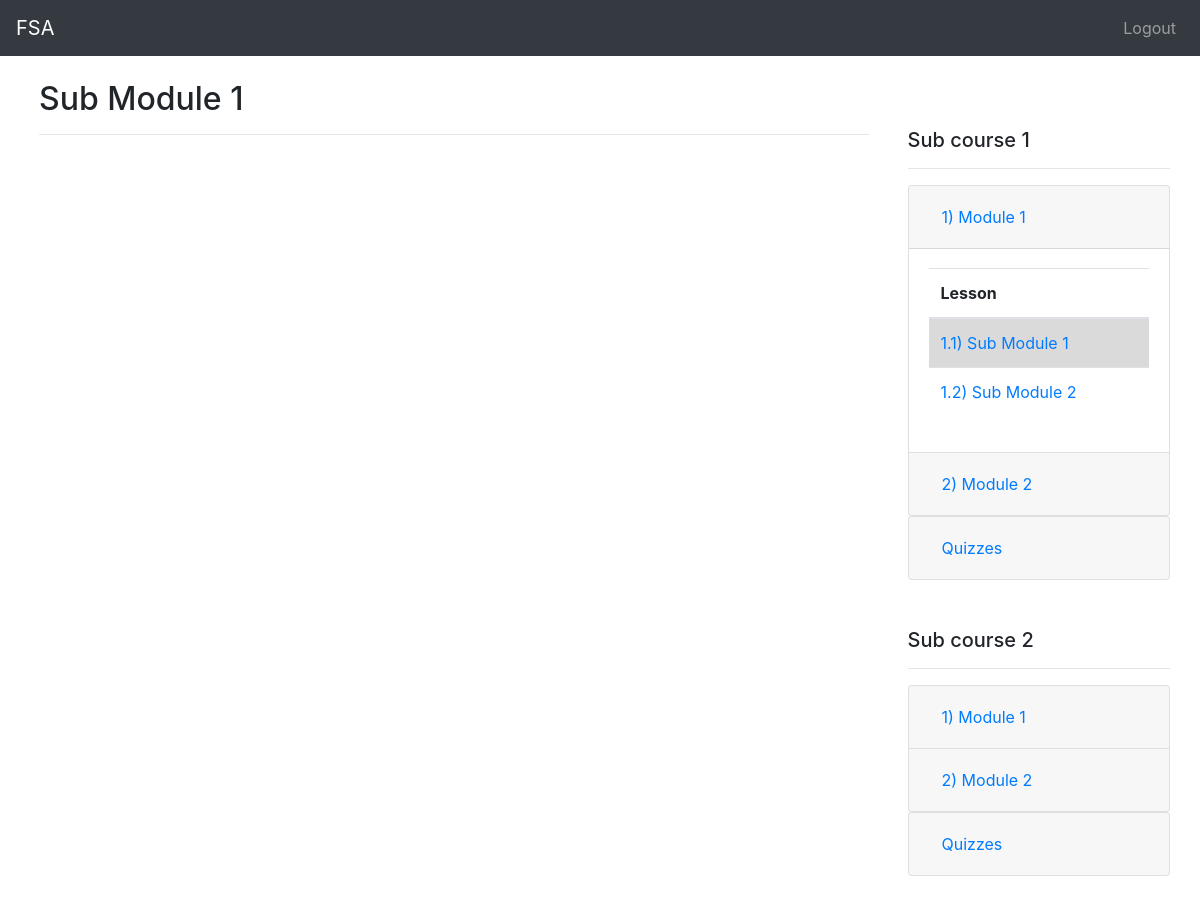
Page /course/1/course-1/learn/1 (signed in) on the committed database.
### course/models.py (models this page shows, shortened)
class Sub_Module(models.Model):
    title = models.CharField(max_length=255)
    html_content = models.TextField(blank=True, null=True)
    video_url = models.TextField(blank=True, null=True)
    order = models.IntegerField()
    module = models.ForeignKey(Module, on_delete=models.CASCADE, related_name='sub_modules')
    created_at = models.DateTimeField(auto_now_add=True)
    updated_at = models.DateTimeField(auto_now=True)
    class Meta:
        unique_together = ('order', 'module')

class Sub_Course(models.Model):
    title = models.CharField(max_length=255)
    order = models.IntegerField()
    course = models.ForeignKey(Course, on_delete=models.CASCADE, related_name='sub_courses')
    class Meta:
        unique_together = ('course', 'order')
    def __str__(self):
        return self.title

class Module(models.Model):
    title = models.CharField(max_length=255)
    order = models.IntegerField()
    created_by = models.ForeignKey(User, on_delete= models.SET_NULL, null=True, related_name="module_created")
    sub_course = models.ForeignKey(Sub_Course, on_delete=models.CASCADE, related_name='modules')
    created_at = models.DateTimeField(auto_now_add=True)
    updated_at = models.DateTimeField(auto_now=True)
    class Meta:
        unique_together = ('order', 'sub_course')

### course/views/course_operations.py (the view)
# urls.py: path('<int:course_pk>/<str:course_name>/learn/<int:sub_module_pk>',course_operations.learning_view,name='learning_view'),
@login_required
@custom_user_passes_test(block_unenrolled_student, "course:short_link_course", ["course_pk"])
def learning_view(request, course_pk, course_name, sub_module_pk):
    course = get_object_or_404(Course, pk=course_pk)
    if course_name != course.url():
        raise Http404("Incorrect course name!")
    sub_module = get_object_or_404(Sub_Module, pk=sub_module_pk)
    context = {
        "course" : course,
        "sub_module" : sub_module,
        "sub_courses" : {}
    }
    query_all_sub_courses(course, context)
    return render(request, 'course_operations/main_view.html', context)

### course/models.py (called while the page is built)
    def url(self):
        course_url = unidecode(self.course_name)
        course_url = course_url.lower()
        course_url = course_url.replace(' ', '-')
        return course_url

### course/views/utils.py (called while the page is built)
def query_all_sub_courses(course, context:dict):
    sub_courses = course.sub_courses.all()
    for sub_course in sub_courses:
        modules = sub_course.modules.all().order_by("order")
        quizzes = sub_course.quizzes.all().order_by("order")
        context['sub_courses'][sub_course] = {
            'modules': {},
            'quizzes': quizzes,
        }
        for module in modules:
            sub_modules = module.sub_modules.all().order_by("order")
            context['sub_courses'][sub_course]['modules'][module] = sub_modules

### main/utils/block.py (called while the page is built)
def custom_user_passes_test(
        test_func: Callable[[Any], bool],
        url_name_space: str|None= None,
        reverse_kwarg_keys: List[str] = [],
        *decorator_args,
        **decorator_kwargs
    ):
    def decorator(view_func):
        @wraps(view_func)
        def _wrapped_view(request, *args, **kwargs):
            if test_func(request.user, *args, *decorator_args, **kwargs, **decorator_kwargs):
                return view_func(request, *args, **kwargs)
            else:
                return redirect(reverse(url_name_space, kwargs= {key: kwargs[key] for key in reverse_kwarg_keys}))
        return _wrapped_view
    return decorator

def block_unenrolled_student(user, course_pk, *args, **kwargs):
    return len(user.enrolled_courses.filter(course=course_pk)) == 1

### course/templates/course_operations/main_view.html (shortened to what this page needs)
{% extends "main_course_view.html" %}
{% block left_content %}
    {% include "course_operations/learning_view.html" %}
{% endblock left_content %}
{% block right_content %}
    {% include "course_operations/list_course_content.html" %}
{% endblock right_content %}

### course/templates/course_operations/learning_view.html (shortened to what this page needs)
<h2 class="mb-3">{{ sub_module.title }}</h2>
<hr>

### course/templates/course_operations/list_course_content.html
{% for sub_course, modules_and_quizzes in sub_courses.items %}
{% if modules_and_quizzes.modules or modules_and_quizzes.quizzes %}
<div class="my-5">
    <h5>{{ sub_course }}</h5>
    <hr>
        {% include "course_operations/module_collapse.html" %}
        {% include "course_operations/quiz_collapse.html" %}
</div>
{% endif %}
{% endfor %}

### course/templates/course_operations/module_collapse.html
<div class="accordion mt-2" id="accordion_module">
    {% for module, sub_modules in modules_and_quizzes.modules.items %}
    <div class="card">
        <div class="card-header" id="module_heading_{{ module.pk }}">
            <h2 class="mb-0">
                <button
                    class="btn btn-link btn-block text-left {% if sub_module.module.id %}{% if module.pk == sub_module.module.id %}collapsed{% endif %}{% endif %}"
                    type="button" data-toggle="collapse" data-target="#module_collapse_{{ module.pk }}"
                    aria-expanded="{% if sub_module.module.id %}{% if module.pk == sub_module.module.id %}true{% else %}false{% endif %}{% endif %}"
                    aria-controls="module_collapse_{{ module.pk }}">
                    {{ module.order }}) {{ module.title }}
                </button>
            </h2>
        </div>
        <div id="module_collapse_{{ module.pk }}"
            class="collapse {% if sub_module.module.id %}{% if module.pk == sub_module.module.id %}show{% endif %}{% endif %}"
            aria-labelledby="module_heading_{{ module.pk }}" data-parent="#accordion_module">
            <div class="card-body">
                {% include "course_operations/sub_module_list.html" %}
            </div>
        </div>
    </div>
    {% endfor %}
</div>

### course/templates/course_operations/sub_module_list.html
<table class="table table-hover">
  <thead>
    <tr>
      <th scope="col-11">Lesson</th>
    </tr>
  </thead>
  <tbody>
    {% for sub_module_looping in sub_modules %}
      <tr class="{% if sub_module.pk %}{% if sub_module.pk == sub_module_looping.pk %}table-active{% endif %}{% endif %}">
        <td id="sub_module_{{sub_module_looping.pk}}">
          <a href="{% url "course:short_link_learning_view" course.pk sub_module_looping.pk%}">
            {{ module.order }}.{{ sub_module_looping.order }}) {{ sub_module_looping.title }}
          </a>
        </td>
      </tr>
    {% endfor %}
  </tbody>
</table>

### course/templates/course_operations/quiz_collapse.html (shortened to what this page needs)
{% if modules_and_quizzes.quizzes %}
<div class="accordion" id="accordion_quiz">
  <div class="card">
    <div class="card-header" id="quiz_heading_{{ sub_course.pk }}">
      <h2 class="mb-0">
        <button
          class="btn btn-link btn-block text-left {% if quiz.sub_course.id %}{% if sub_course.pk == quiz.sub_course.id %}collapsed{% endif %}{% endif %}"
          type="button" data-toggle="collapse" data-target="#quiz_collapse_{{ sub_course.pk }}"
          aria-expanded="{% if quiz.sub_course.id %}{% if sub_course.pk == quiz.sub_course.id %}true{% else %}false{% endif %}{% endif %}"
          aria-controls="quiz_collapse_{{ sub_course.pk }}">
          Quizzes
        </button>
      </h2>
    </div>
  </div>
</div>
{% endif %}

### rows in the picture
Sub_Module: title "Sub Module 1", order "1"
Sub_Course: title "Sub course 1"
Module: order "1", title "Module 1"
Sub_Module: order "2", title "Sub Module 2"
Module: order "2", title "Module 2"
Sub_Course: title "Sub course 2"
Module: order "1", title "Module 1"
Module: order "2", title "Module 2"
